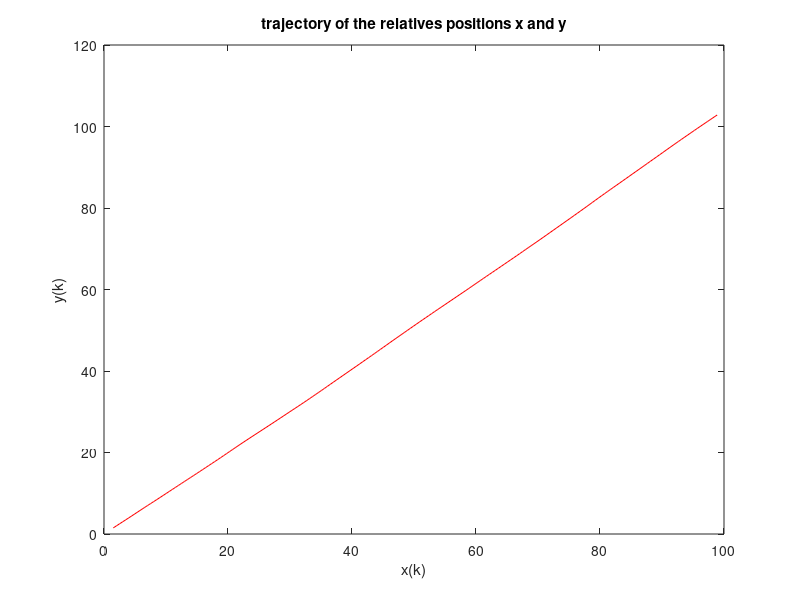
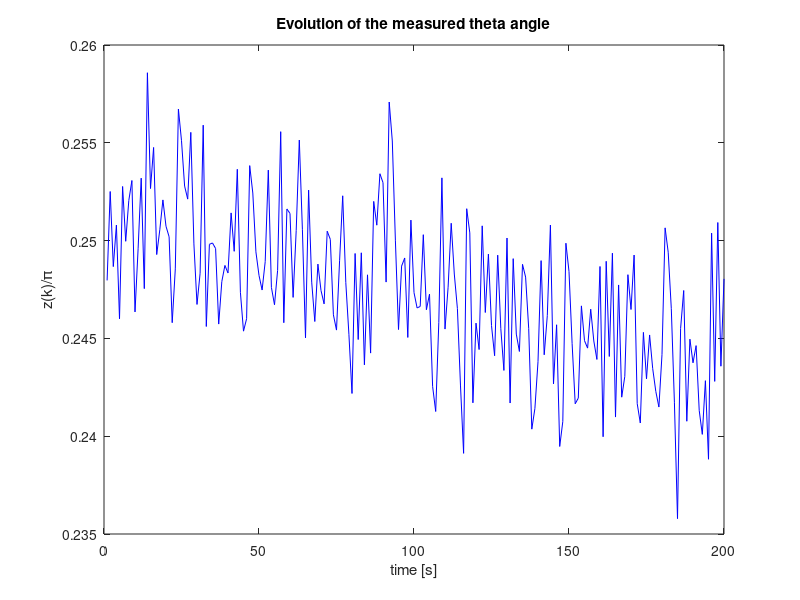

MATLAB code for these plots, in order:
function[Z,Abs,Coo]=Q2()
% time period
T = 0.5;
% initial vector
x0 = [1 1 1 1]';
% preallocating
X = zeros(4,200);
Z = zeros(1,200);
% construction of matrix F
F = eye(4,4);
F(1,3) = T;
F(2,4) = T;
% G
G = [T^2/2 0; 0 T^2/2; T 0; 0 T];
% sigma_a and sigma_theta
sigm_a = 0.01;
sigm_th = 0.01;
% v random gaussian noise of variance sigma_a*I and zero-mean (iid) 
% w random gaussian noise of variance sigma_theta and zero-mean
%for m=1:5000
v = randn(2,200)*sigm_a;
w = randn(1,200)*sigm_th;
for k = 1:200
    eps = G*v(:,k);
    if k == 1
        X(:,k) = F*x0 + eps;
    else
        X(:,k) = F*X(:,k-1) + eps;
    end
    
    if X(1,k)>=0 && X(2,k)>=0
        Z(1,k) = atan(abs(X(1,k)/X(2,k)))+w(1,k);
    elseif X(1,k)>0 && X(2,k)<0
        Z(1,k) = pi - atan(abs(X(1,k)/X(2,k)))+w(1,k);
    elseif X(1,k)<0 && X(2,k)<0
        Z(1,k) = pi + atan(abs(X(1,k)/X(2,k)))+w(1,k);
    else
        Z(1,k) = 2*pi - atan(abs(X(1,k)/X(2,k)))+w(1,k);
    end
end
%second part of the algortihm
%end
Abs=X(1,:);

Coo=X(2,:);
% representations
figure(1)
plot(X(1,:),X(2,:),'r')
xlabel('x(k)');
ylabel('y(k)');
title('trajectory of the relatives positions x and y')

Zpi = Z.*(1/pi);
figure(2)
plot(Zpi,'b')
xlabel('time [s]')
ylabel('z(k)/\pi')
title('Evolution of the measured theta angle')
end
